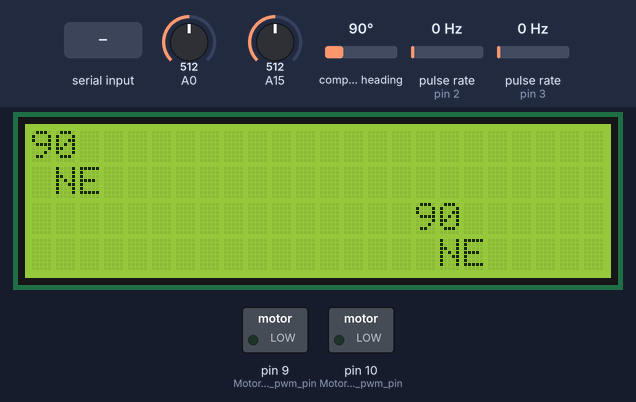
Recording of a sketch running on a simulated Arduino Mega 2560, built with avr-gcc and run on an emulated ATmega2560. Shown: 24×4 character LCD, switched loads named in the sketch (green lamp = pin HIGH). Wiring (inferred from the names in the program): 2 × pulse sensor: data pin 2 / data pin 3; CMPS compass at I2C address 0x60. Inputs (shaded band) come from the test bench; at power-on: compass heading 90°, A0 = 512, A15 = 512, pulse rate (sensors on pin 2, pin 3) 0 Hz. What the sketch prints to the serial monitor is not drawn.

Above: at 1.6 s.
1.7 s: compass heading set to 7°
At 2.5 s:
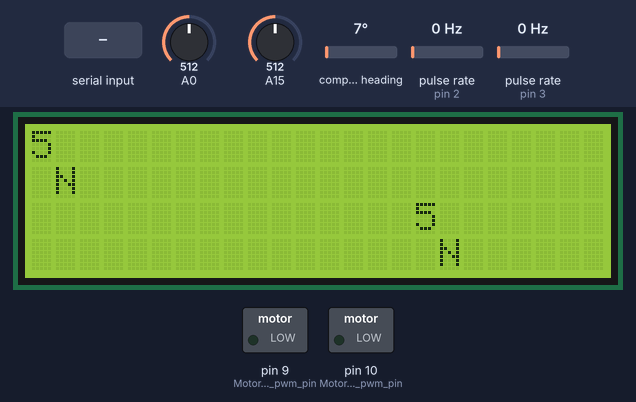
3.5 s: compass heading set to 180°
At 4.6 s:
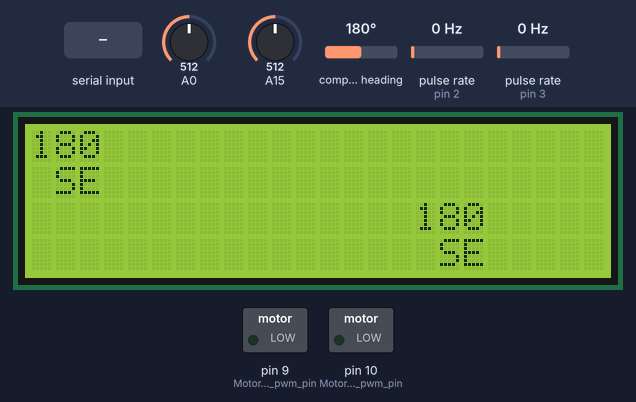
5.5 s: "90,45\n" received over Serial
At 6.4 s:
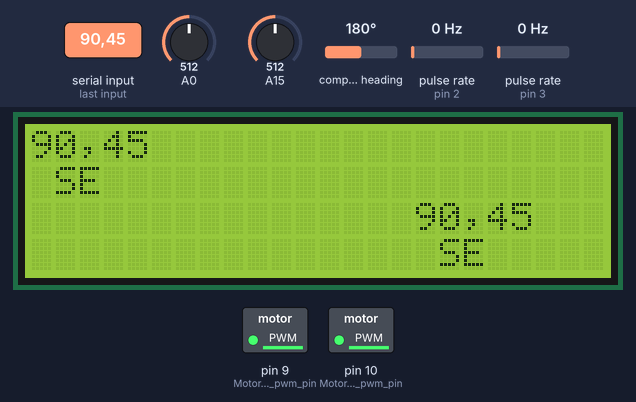
Timing chart, 0 to 8.5 s (numbered marks = the images above; inputs shaded):
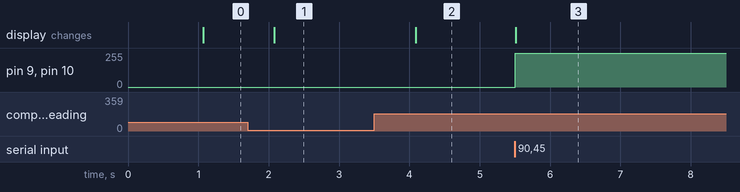

Measured:
- after the input at 1.7 s, the display: changes after 0.38 s (image 1)
- after the input at 3.5 s, the display: changes after 0.59 s (image 2)
- after the input at 5.5 s, pin 9 (Motor_L_pwm_pin), pin 10 (Motor_R_pwm_pin): 0/255 → 254/255 at once; the display: changes at once (image 3)

The sketch:

sketch_dec02a.ino
```cpp
#include <LiquidCrystal.h>
#include <Wire.h>

#define Motor_forward         0
#define Motor_return          1
#define Motor_L_dir_pin       7
#define Motor_R_dir_pin       8
#define Motor_L_pwm_pin       9
#define Motor_R_pwm_pin       10

#define CMPS14_address 0x60

const int rs = 52, en = 50, d4 = 42, d5 = 40, d6 = 38, d7 = 36;
double radius = 3;
double p = 18.84;
LiquidCrystal lcd(rs, en, d4, d5, d6, d7);
double distance1 = 0, distance2 = 0;
int count1 = 0;
int count2 = 0;
int xRS=0, yRS=0;
double pulseToCm = 0.068;
#define ENC_A_L 3
#define ENC_B_L 2
#define ENC_A_R 23
#define ENC_B_R 24
void setup() {
  // put your setup code here, to run once:
  Serial.begin(9600);
  lcd.begin(24, 4);
  Wire.begin();
  attachInterrupt(digitalPinToInterrupt(ENC_B_L), isr1, RISING);
  attachInterrupt(digitalPinToInterrupt(ENC_A_L), isr2, RISING);
}

void loop() {
  // Get the string message from ESP inside Serial Monitor
    String message = Serial.readStringUntil('\n');

    Serial.println(message);
    int pos_s = message.indexOf("Print");
    String stat = message.substring(pos_s + 1);
    lcd.setCursor(0,0);
    lcd.print(stat);
    // Convert the value of distance/degrees for the robot to move
    int d = stat.toInt();
    // If the signal does not contain the Turn keyword => move the robot upwards or forwards from the value of distance in Serial monitor
    if (d > 0 && stat.indexOf("Turn") <= 0 ){
      while(distance1 < d){
        digitalWrite(Motor_R_dir_pin,1);
        digitalWrite(Motor_L_dir_pin,1);
        analogWrite(Motor_L_pwm_pin,254);
        analogWrite(Motor_R_pwm_pin,254);
        distance1 = pulseToCm*count1;

      }

    }
    else if(d < 0 && stat.indexOf("Turn") <= 0 ){
      while(distance1 < abs(d)){
        digitalWrite(Motor_R_dir_pin,0);
        digitalWrite(Motor_L_dir_pin,0);
        analogWrite(Motor_L_pwm_pin,254);
        analogWrite(Motor_R_pwm_pin,254);
        distance1 = pulseToCm*count2;

      }

    }
   // If the signal contains the Turn keyword => Turn the robot from the value of degree in Serial monitor

    else if(d > 0 && stat.indexOf("Turn") > 0 ){

      while(pulseToCm*count2<abs(d*0.11)){
        digitalWrite(Motor_R_dir_pin,1);
        digitalWrite(Motor_L_dir_pin,1);
        analogWrite(Motor_L_pwm_pin,0);
        analogWrite(Motor_R_pwm_pin,254);
        distance1 = pulseToCm*count2;


      }
    }
    else {

      while(pulseToCm*count1<abs((d*0.11))){
        digitalWrite(Motor_R_dir_pin,1);
        digitalWrite(Motor_L_dir_pin,1);
        analogWrite(Motor_L_pwm_pin,254);
        analogWrite(Motor_R_pwm_pin,0);
        distance1 = pulseToCm*count1;

      }
    }
    analogWrite(Motor_L_pwm_pin,0);
    analogWrite(Motor_R_pwm_pin,0);
    distance1 = 0;
    count1 = 0;
    count2 = 0;

//  Read the value of x&y joystick from analog Reader
    int xValue = analogRead(A0);
    int yValue = analogRead(A15);
//  Map x value to speed and y value to direction
    int xP = map(xValue, 0, 1023, 0, 100);
    int yP = map(yValue, 0, 1023, -100, 100);
//  Put the robot at rest when joystick is not moving
      if(yP<10 && yP>-10 && xP<60 && xP>40 && d==0 || yP<10 && yP>-10 && xP<60 && xP>40){
        analogWrite(Motor_L_pwm_pin,0);
        analogWrite(Motor_R_pwm_pin,0);
      }
// Control the robot downwards
      else if(yP < 0){
        digitalWrite(Motor_R_dir_pin,0);
        digitalWrite(Motor_L_dir_pin,0);
        analogWrite(Motor_L_pwm_pin,xP*2);
        analogWrite(Motor_R_pwm_pin,(100-xP)*2);
// Control the robot upwards
      } else  {
        digitalWrite(Motor_R_dir_pin,1);
        digitalWrite(Motor_L_dir_pin,1);
        analogWrite(Motor_L_pwm_pin,xP*2);
        analogWrite(Motor_R_pwm_pin,(100-xP)*2);

      }


    distance1 = 0;
    count1 = 0;
    count2 = 0;

    // Check the compass
  char *myStrings[]={"N","NE","E","SE","S","SW","W","NW"};

  Wire.beginTransmission(CMPS14_address);
  Wire.write(1);
  Wire.endTransmission(false);
//If the compass is available
  Wire.requestFrom(CMPS14_address, 1, true);
  if(Wire.available() >= 1){
     byte raw = Wire.read();
     int rawData = map(raw, 0, 255, 0, 360);
     lcd.setCursor(0,0);
     //Print the degree
     lcd.print("                      ");
     lcd.setCursor(0,0);
     lcd.print(rawData);

     lcd.setCursor(1,1);
     lcd.print("                      ");
     int direction = map(raw, 0, 255, 0, 7);
     lcd.setCursor(1,1);
     //Print the direction of North, South, East West
     lcd.print(myStrings[direction]);


  }


}

void isr1(){
  count1++;
}
void isr2(){
  count2++;
}
```
